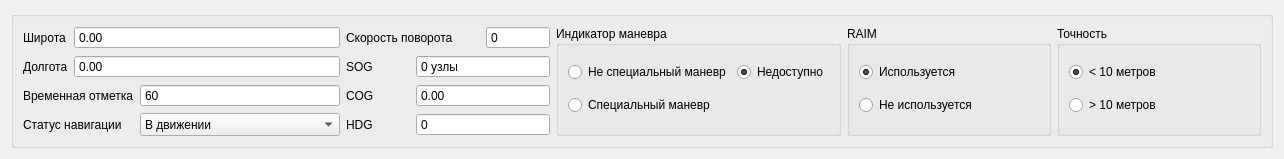
<?xml version="1.0" encoding="UTF-8"?>
<ui version="4.0">
 <class>Type123Simulator</class>
 <widget class="QWidget" name="Type123Simulator">
  <property name="geometry">
   <rect>
    <x>0</x>
    <y>0</y>
    <width>1284</width>
    <height>158</height>
   </rect>
  </property>
  <property name="windowTitle">
   <string>Type123Simulator</string>
  </property>
  <layout class="QGridLayout" name="gridLayout_6">
   <item row="0" column="0">
    <widget class="QGroupBox" name="groupBox_2">
     <property name="title">
      <string/>
     </property>
     <layout class="QGridLayout" name="gridLayout_7" columnstretch="2,1,1,1,1">
      <item row="0" column="0">
       <layout class="QGridLayout" name="gridLayout">
        <item row="0" column="0">
         <widget class="QLabel" name="label_3">
          <property name="sizePolicy">
           <sizepolicy hsizetype="Maximum" vsizetype="Preferred">
            <horstretch>0</horstretch>
            <verstretch>0</verstretch>
           </sizepolicy>
          </property>
          <property name="text">
           <string>Широта</string>
          </property>
         </widget>
        </item>
        <item row="0" column="1">
         <widget class="LatitudeEdit" name="doubleSpinBox_Lat">
          <property name="sizePolicy">
           <sizepolicy hsizetype="Preferred" vsizetype="Preferred">
            <horstretch>0</horstretch>
            <verstretch>0</verstretch>
           </sizepolicy>
          </property>
          <property name="buttonSymbols">
           <enum>QAbstractSpinBox::NoButtons</enum>
          </property>
         </widget>
        </item>
        <item row="1" column="0">
         <widget class="QLabel" name="label_4">
          <property name="sizePolicy">
           <sizepolicy hsizetype="Maximum" vsizetype="Preferred">
            <horstretch>0</horstretch>
            <verstretch>0</verstretch>
           </sizepolicy>
          </property>
          <property name="text">
           <string>Долгота</string>
          </property>
         </widget>
        </item>
        <item row="1" column="1">
         <widget class="LongitudeEdit" name="doubleSpinBox_Lon">
          <property name="sizePolicy">
           <sizepolicy hsizetype="Preferred" vsizetype="Preferred">
            <horstretch>0</horstretch>
            <verstretch>0</verstretch>
           </sizepolicy>
          </property>
          <property name="buttonSymbols">
           <enum>QAbstractSpinBox::NoButtons</enum>
          </property>
         </widget>
        </item>
       </layout>
      </item>
      <item row="0" column="1" rowspan="2">
       <layout class="QGridLayout" name="gridLayout_5">
        <item row="0" column="0" colspan="2">
         <widget class="QLabel" name="label">
          <property name="text">
           <string>Скорость поворота</string>
          </property>
         </widget>
        </item>
        <item row="0" column="2">
         <widget class="QSpinBox" name="spinBox_ROT">
          <property name="sizePolicy">
           <sizepolicy hsizetype="Preferred" vsizetype="Preferred">
            <horstretch>0</horstretch>
            <verstretch>0</verstretch>
           </sizepolicy>
          </property>
          <property name="buttonSymbols">
           <enum>QAbstractSpinBox::NoButtons</enum>
          </property>
          <property name="minimum">
           <number>-708</number>
          </property>
          <property name="maximum">
           <number>708</number>
          </property>
         </widget>
        </item>
        <item row="1" column="0">
         <widget class="QLabel" name="label_2">
          <property name="toolTip">
           <string>Скорость относительно земли</string>
          </property>
          <property name="text">
           <string>SOG</string>
          </property>
         </widget>
        </item>
        <item row="2" column="0">
         <widget class="QLabel" name="label_5">
          <property name="text">
           <string>COG</string>
          </property>
         </widget>
        </item>
        <item row="3" column="0">
         <widget class="QLabel" name="label_6">
          <property name="text">
           <string>HDG</string>
          </property>
         </widget>
        </item>
        <item row="1" column="1" colspan="2">
         <widget class="QSpinBox" name="spinBox_SOG">
          <property name="sizePolicy">
           <sizepolicy hsizetype="Preferred" vsizetype="Preferred">
            <horstretch>0</horstretch>
            <verstretch>0</verstretch>
           </sizepolicy>
          </property>
          <property name="buttonSymbols">
           <enum>QAbstractSpinBox::NoButtons</enum>
          </property>
          <property name="showGroupSeparator" stdset="0">
           <bool>false</bool>
          </property>
          <property name="suffix">
           <string> узлы</string>
          </property>
          <property name="maximum">
           <number>102</number>
          </property>
         </widget>
        </item>
        <item row="2" column="1" colspan="2">
         <widget class="QDoubleSpinBox" name="doubleSpinBox_COG">
          <property name="sizePolicy">
           <sizepolicy hsizetype="Preferred" vsizetype="Preferred">
            <horstretch>0</horstretch>
            <verstretch>0</verstretch>
           </sizepolicy>
          </property>
          <property name="wrapping">
           <bool>true</bool>
          </property>
          <property name="buttonSymbols">
           <enum>QAbstractSpinBox::NoButtons</enum>
          </property>
          <property name="maximum">
           <double>359.000000000000000</double>
          </property>
         </widget>
        </item>
        <item row="3" column="1" colspan="2">
         <widget class="QSpinBox" name="spinBox_HDG">
          <property name="sizePolicy">
           <sizepolicy hsizetype="Preferred" vsizetype="Preferred">
            <horstretch>0</horstretch>
            <verstretch>0</verstretch>
           </sizepolicy>
          </property>
          <property name="wrapping">
           <bool>true</bool>
          </property>
          <property name="buttonSymbols">
           <enum>QAbstractSpinBox::NoButtons</enum>
          </property>
          <property name="maximum">
           <number>359</number>
          </property>
         </widget>
        </item>
       </layout>
      </item>
      <item row="0" column="2" rowspan="2">
       <widget class="QGroupBox" name="groupBox_4">
        <property name="title">
         <string>Индикатор маневра</string>
        </property>
        <layout class="QGridLayout" name="gridLayout_3">
         <item row="3" column="0">
          <widget class="QRadioButton" name="radioButton_ManSpecial">
           <property name="text">
            <string>Специальный маневр</string>
           </property>
          </widget>
         </item>
         <item row="2" column="0">
          <widget class="QRadioButton" name="radioButton_ManNoSpecial">
           <property name="text">
            <string>Не специальный маневр</string>
           </property>
          </widget>
         </item>
         <item row="2" column="1">
          <widget class="QRadioButton" name="radioButton_ManNo">
           <property name="text">
            <string>Недоступно</string>
           </property>
           <property name="checked">
            <bool>true</bool>
           </property>
          </widget>
         </item>
        </layout>
       </widget>
      </item>
      <item row="0" column="3" rowspan="2">
       <widget class="QGroupBox" name="groupBox_5">
        <property name="title">
         <string>RAIM</string>
        </property>
        <layout class="QGridLayout" name="gridLayout_4">
         <item row="0" column="0">
          <widget class="QRadioButton" name="radioButton_RAIM_Used">
           <property name="text">
            <string>Используется</string>
           </property>
           <property name="checked">
            <bool>true</bool>
           </property>
          </widget>
         </item>
         <item row="1" column="0">
          <widget class="QRadioButton" name="radioButton_RAIM_NotUsed">
           <property name="text">
            <string>Не используется</string>
           </property>
          </widget>
         </item>
        </layout>
       </widget>
      </item>
      <item row="0" column="4" rowspan="2">
       <widget class="QGroupBox" name="groupBox_3">
        <property name="title">
         <string>Точность</string>
        </property>
        <layout class="QGridLayout" name="gridLayout_2">
         <item row="1" column="0">
          <widget class="QRadioButton" name="radioButton_Accuracy1">
           <property name="text">
            <string>&gt; 10 метров</string>
           </property>
          </widget>
         </item>
         <item row="0" column="0">
          <widget class="QRadioButton" name="radioButton_Accuracy0">
           <property name="text">
            <string>&lt; 10 метров</string>
           </property>
           <property name="checked">
            <bool>true</bool>
           </property>
          </widget>
         </item>
        </layout>
       </widget>
      </item>
      <item row="1" column="0">
       <layout class="QGridLayout" name="gridLayout_8">
        <item row="0" column="0">
         <widget class="QLabel" name="label_7">
          <property name="sizePolicy">
           <sizepolicy hsizetype="Maximum" vsizetype="Preferred">
            <horstretch>0</horstretch>
            <verstretch>0</verstretch>
           </sizepolicy>
          </property>
          <property name="text">
           <string>Временная отметка</string>
          </property>
         </widget>
        </item>
        <item row="0" column="1">
         <widget class="QSpinBox" name="spinBox_timeStamp">
          <property name="sizePolicy">
           <sizepolicy hsizetype="Preferred" vsizetype="Preferred">
            <horstretch>0</horstretch>
            <verstretch>0</verstretch>
           </sizepolicy>
          </property>
          <property name="buttonSymbols">
           <enum>QAbstractSpinBox::NoButtons</enum>
          </property>
          <property name="minimum">
           <number>60</number>
          </property>
          <property name="maximum">
           <number>63</number>
          </property>
         </widget>
        </item>
        <item row="1" column="0">
         <widget class="QLabel" name="label_8">
          <property name="text">
           <string>Статус навигации</string>
          </property>
         </widget>
        </item>
        <item row="1" column="1">
         <widget class="QComboBox" name="comboBox">
          <property name="sizePolicy">
           <sizepolicy hsizetype="Preferred" vsizetype="Preferred">
            <horstretch>0</horstretch>
            <verstretch>0</verstretch>
           </sizepolicy>
          </property>
          <property name="minimumSize">
           <size>
            <width>0</width>
            <height>0</height>
           </size>
          </property>
          <property name="maximumSize">
           <size>
            <width>200</width>
            <height>16777215</height>
           </size>
          </property>
          <property name="currentIndex">
           <number>0</number>
          </property>
          <property name="sizeAdjustPolicy">
           <enum>QComboBox::AdjustToContents</enum>
          </property>
          <property name="minimumContentsLength">
           <number>0</number>
          </property>
          <property name="frame">
           <bool>true</bool>
          </property>
          <item>
           <property name="text">
            <string>В движении</string>
           </property>
          </item>
          <item>
           <property name="text">
            <string>На якоре</string>
           </property>
          </item>
          <item>
           <property name="text">
            <string>Не управляется</string>
           </property>
          </item>
          <item>
           <property name="text">
            <string>Ограниченная возможность маневрирования</string>
           </property>
          </item>
          <item>
           <property name="text">
            <string>Ограничена осадкой</string>
           </property>
          </item>
          <item>
           <property name="text">
            <string>Пришвартован</string>
           </property>
          </item>
          <item>
           <property name="text">
            <string>На мели</string>
           </property>
          </item>
          <item>
           <property name="text">
            <string>Занимается рыбной ловлей</string>
           </property>
          </item>
          <item>
           <property name="text">
            <string>Идет под парусом</string>
           </property>
          </item>
          <item>
           <property name="text">
            <string>Зарезервировано</string>
           </property>
          </item>
          <item>
           <property name="text">
            <string>Зарезервировано</string>
           </property>
          </item>
          <item>
           <property name="text">
            <string>Самоходное судно, буксирующее другое </string>
           </property>
          </item>
          <item>
           <property name="text">
            <string>Самоходное судно, толкающее другое</string>
           </property>
          </item>
          <item>
           <property name="text">
            <string>Зарезервировано </string>
           </property>
          </item>
          <item>
           <property name="text">
            <string>AIS-SART активен</string>
           </property>
          </item>
          <item>
           <property name="text">
            <string>Не определено</string>
           </property>
          </item>
         </widget>
        </item>
       </layout>
      </item>
     </layout>
    </widget>
   </item>
  </layout>
 </widget>
 <customwidgets>
  <customwidget>
   <class>LatitudeEdit</class>
   <extends>QDoubleSpinBox</extends>
   <header>CoordinateEdit.h</header>
  </customwidget>
  <customwidget>
   <class>LongitudeEdit</class>
   <extends>QDoubleSpinBox</extends>
   <header>CoordinateEdit.h</header>
  </customwidget>
 </customwidgets>
 <resources/>
 <connections/>
</ui>
